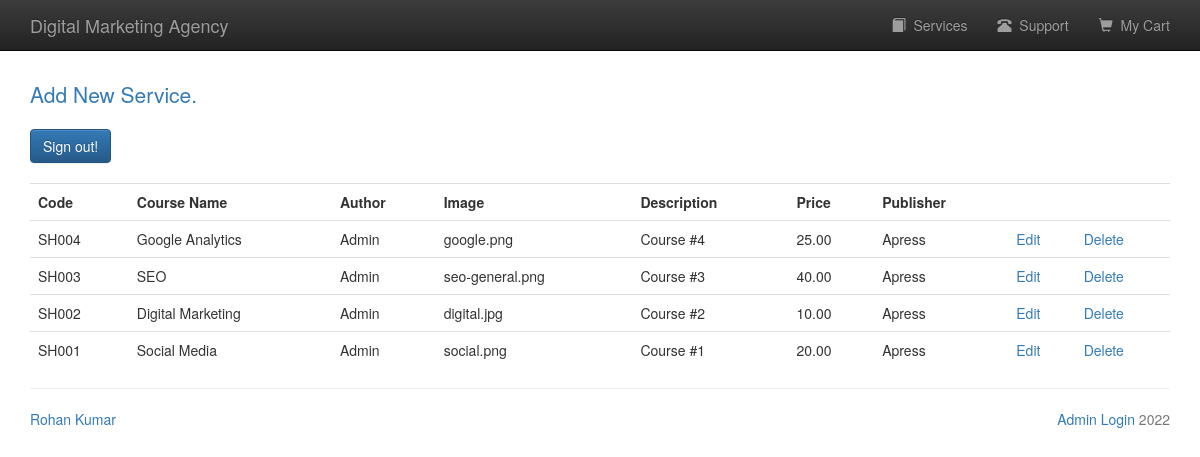
Page /admin_book.php (signed in) on the committed database.
### tables this page shows
CREATE TABLE `books` (
  `book_isbn` varchar(20) NOT NULL,
  `book_title` varchar(60) DEFAULT NULL,
  `book_author` varchar(60) DEFAULT NULL,
  `book_image` varchar(40) DEFAULT NULL,
  `book_descr` text DEFAULT NULL,
  `book_price` decimal(6,2) NOT NULL,
  `publisherid` int(10) UNSIGNED NOT NULL
);

CREATE TABLE `publisher` (
  `publisherid` int(10) UNSIGNED NOT NULL,
  `publisher_name` varchar(60) NOT NULL
);

### functions/database_functions.php (called while the page is built, shortened)
<?php
	function getPubName($conn, $pubid){
		$query = "SELECT publisher_name FROM publisher WHERE publisherid = '$pubid'";
		$result = mysqli_query($conn, $query);
		$row = mysqli_fetch_assoc($result);
		return $row['publisher_name'];
	}
	function getAll($conn){
		$query = "SELECT * from books ORDER BY book_isbn DESC";
		$result = mysqli_query($conn, $query);
		return $result;
	}
?>

### admin_book.php (the view, shortened to what this page needs)
<?php
	require_once "./template/header.php";
	require_once "./functions/database_functions.php";
	$conn = db_connect();
	$result = getAll($conn);
?>
	<p class="lead"><a href="admin_add.php">Add New Service.</a></p>
	<a href="admin_signout.php" class="btn btn-primary">Sign out!</a>
	<table class="table" style="margin-top: 20px">
		<tr>
			<th>Code</th>
			<th>Course Name</th>
			<th>Author</th>
			<th>Image</th>
			<th>Description</th>
			<th>Price</th>
			<th>Publisher</th>
			<th>&nbsp;</th>
			<th>&nbsp;</th>
		</tr>
		<?php while($row = mysqli_fetch_assoc($result)){ ?>
		<tr>
			<td><?php echo $row['book_isbn']; ?></td>
			<td><?php echo $row['book_title']; ?></td>
			<td><?php echo $row['book_author']; ?></td>
			<td><?php echo $row['book_image']; ?></td>
			<td><?php echo $row['book_descr']; ?></td>
			<td><?php echo $row['book_price']; ?></td>
			<td><?php echo getPubName($conn, $row['publisherid']); ?></td>
			<td><a href="admin_edit.php?bookisbn=<?php echo $row['book_isbn']; ?>">Edit</a></td>
			<td><a href="admin_delete.php?bookisbn=<?php echo $row['book_isbn']; ?>">Delete</a></td>
		</tr>
		<?php } ?>
	</table>
<?php
	require_once "./template/footer.php";
?>

### rows in the picture
books: book_isbn "SH004", book_title "Google Analytics", book_author "Admin", book_image "google.png", book_descr "Course #4", book_price "25.00", publisherid.publisher_name "Apress"
books: book_isbn "SH003", book_title "SEO", book_author "Admin", book_image "seo-general.png", book_descr "Course #3", book_price "40.00", publisherid.publisher_name "Apress"
books: book_isbn "SH002", book_title "Digital Marketing", book_author "Admin", book_image "digital.jpg", book_descr "Course #2", book_price "10.00", publisherid.publisher_name "Apress"
books: book_isbn "SH001", book_title "Social Media", book_author "Admin", book_image "social.png", book_descr "Course #1", book_price "20.00", publisherid.publisher_name "Apress"
